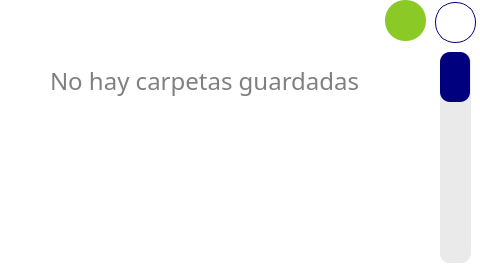
<?xml version="1.0" encoding="UTF-8"?>
<ui version="4.0">
 <class>MainWindow</class>
 <widget class="QMainWindow" name="MainWindow">
  <property name="geometry">
   <rect>
    <x>0</x>
    <y>0</y>
    <width>480</width>
    <height>272</height>
   </rect>
  </property>
  <property name="windowTitle">
   <string>MainWindow</string>
  </property>
  <property name="styleSheet">
   <string notr="true">background-color: white;
font: 11pt Poppins;</string>
  </property>
  <widget class="QWidget" name="centralwidget">
   <property name="styleSheet">
    <string notr="true"/>
   </property>
   <widget class="QPushButton" name="backBtn">
    <property name="geometry">
     <rect>
      <x>435</x>
      <y>2</y>
      <width>41</width>
      <height>41</height>
     </rect>
    </property>
    <property name="styleSheet">
     <string notr="true">	height: 40px;
	border-radius: 20px;
	border: 1px solid #00007f;
	background-color: white;
	color: #00007f;
	font-weight: 500;
	font-size: 16px;</string>
    </property>
    <property name="text">
     <string/>
    </property>
   </widget>
   <widget class="QScrollArea" name="scrollArea">
    <property name="geometry">
     <rect>
      <x>0</x>
      <y>0</y>
      <width>431</width>
      <height>272</height>
     </rect>
    </property>
    <property name="styleSheet">
     <string notr="true">border: none;</string>
    </property>
    <property name="verticalScrollBarPolicy">
     <enum>Qt::ScrollBarAlwaysOff</enum>
    </property>
    <property name="horizontalScrollBarPolicy">
     <enum>Qt::ScrollBarAlwaysOff</enum>
    </property>
    <property name="widgetResizable">
     <bool>true</bool>
    </property>
    <widget class="QWidget" name="scrollAreaWidgetContents">
     <property name="geometry">
      <rect>
       <x>0</x>
       <y>0</y>
       <width>431</width>
       <height>272</height>
      </rect>
     </property>
    </widget>
   </widget>
   <widget class="QSlider" name="verticalSlider">
    <property name="geometry">
     <rect>
      <x>440</x>
      <y>52</y>
      <width>31</width>
      <height>211</height>
     </rect>
    </property>
    <property name="layoutDirection">
     <enum>Qt::LeftToRight</enum>
    </property>
    <property name="styleSheet">
     <string notr="true">QSlider::groove:vertical{ 
    background-color: rgb(234, 234, 234);
    width: 30px;
    border-radius: 10px;
}

QSlider::handle:vertical { 
    background-color: #00007f;
   	width: 20px;
	height: 50px;
	margin-top: 0px; 
	margin-bottom: 0px;
    border-radius: 10px;
}

QSlider{
    background-color: rgb(234, 234, 234);
    border-radius: 10px;
}
</string>
    </property>
    <property name="minimum">
     <number>0</number>
    </property>
    <property name="maximum">
     <number>99</number>
    </property>
    <property name="pageStep">
     <number>2</number>
    </property>
    <property name="value">
     <number>0</number>
    </property>
    <property name="sliderPosition">
     <number>0</number>
    </property>
    <property name="tracking">
     <bool>true</bool>
    </property>
    <property name="orientation">
     <enum>Qt::Vertical</enum>
    </property>
    <property name="invertedAppearance">
     <bool>true</bool>
    </property>
    <property name="invertedControls">
     <bool>true</bool>
    </property>
   </widget>
   <widget class="QLabel" name="emptyFoldersNoticeLbl">
    <property name="geometry">
     <rect>
      <x>50</x>
      <y>40</y>
      <width>341</width>
      <height>81</height>
     </rect>
    </property>
    <property name="styleSheet">
     <string notr="true">color: grey;
font-size: 24px;</string>
    </property>
    <property name="text">
     <string>No hay carpetas guardadas</string>
    </property>
   </widget>
   <widget class="QPushButton" name="uploadBtn">
    <property name="geometry">
     <rect>
      <x>385</x>
      <y>0</y>
      <width>41</width>
      <height>41</height>
     </rect>
    </property>
    <property name="styleSheet">
     <string notr="true">	height: 40px;
	border-radius: 20px;
	border: 0px;
	background-color: #8ac926;
	color: #00007f;
	font-weight: 500;
	font-size: 16px;</string>
    </property>
    <property name="text">
     <string/>
    </property>
   </widget>
  </widget>
 </widget>
 <resources/>
 <connections/>
</ui>
